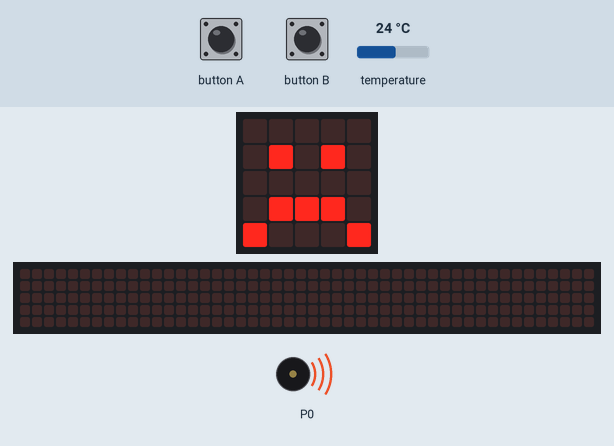
Recording of a program running on a simulated BBC micro:bit (MakeCode). Parts: the board's 5×5 LED display, a strip that is not on the board, showing the scrolling text unrolled, buzzer (waves = sounding). The test bench sets the inputs (shaded band); at power-on: temperature 24 °C. The 48×5 strip is a reading aid, not a part: it shows the text the display is scrolling, unrolled, one strip-width of it at a time.

Above: at 1.8 s.
1.9 s: button A pressed for 0.15 s
At 2.51 s:
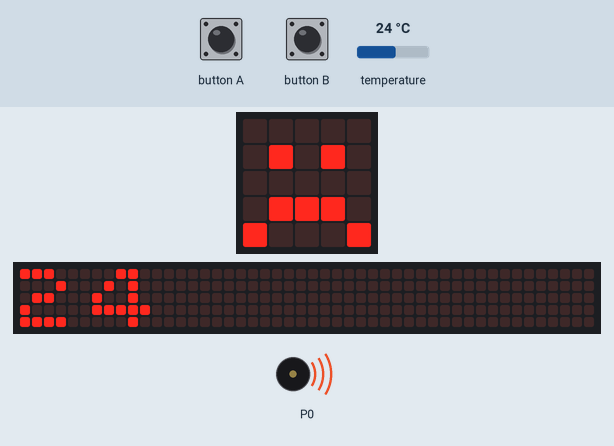
2.6 s: button B pressed for 0.15 s
3.3 s: button A pressed for 0.15 s
At 8.66 s:
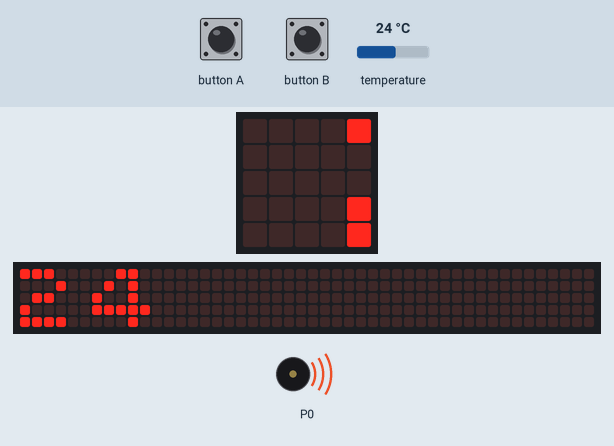
Timing chart, 0 to 10.2 s (numbered marks = the images above; inputs shaded):
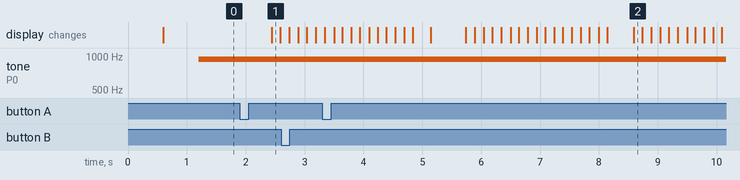

The program:

main.ts
```typescript
input.onButtonPressed(Button.A, function () {
    basic.showNumber(minimo)
})
input.onButtonPressed(Button.B, function () {
    basic.showNumber(maximo)
})
let maximo = 0
let minimo = 0
let current = input.temperature()
minimo = current
maximo = current
basic.showIcon(IconNames.Heart)
basic.forever(function () {
    if (true) {
        basic.showIcon(IconNames.Sad)
        music.ringTone(932)
    } else {
        basic.showIcon(IconNames.Sad)
        music.ringTone(932)
        if (!(false)) {
            basic.showIcon(IconNames.Heart)
        }
    }
    if (current > maximo) {
        maximo = current
    }
    if (current < minimo) {
        minimo = current
        basic.pause(2000)
    }
})
```

test.ts
```typescript
// aquí va el archivo "tests"; esto no se compilará cuando este paquete se utilice como una extensión.
```

Measured:
- after the input at 1.9 s, the display: changes after 0.54 s (image 1)
